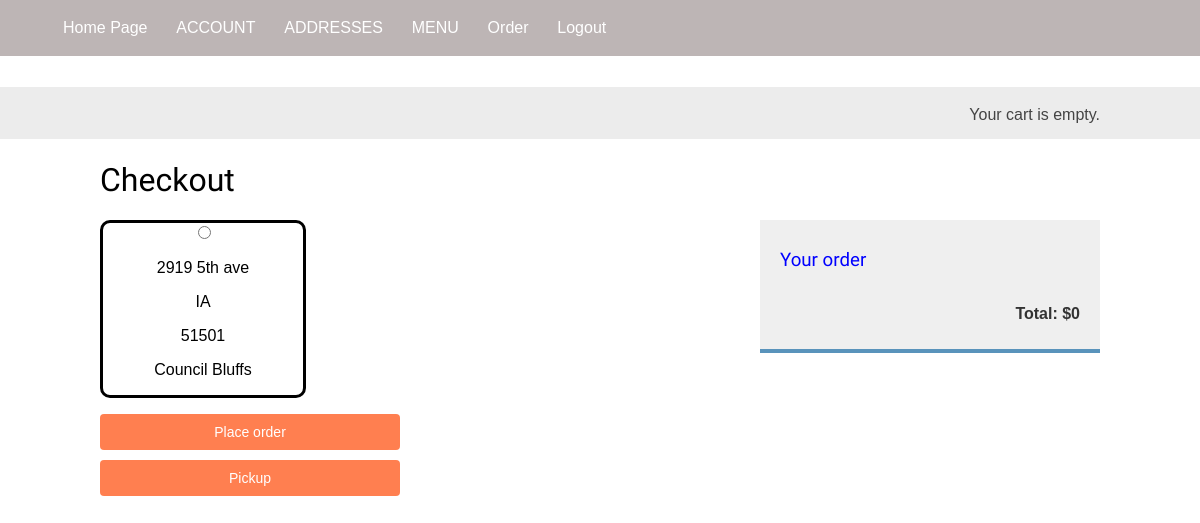
Screenshot of /orders/create/ (signed in) with the database file from the repository.
### chineseSpicyFlavor/models.py (models this page shows)
class Address(models.Model):
    user = models.ForeignKey(settings.AUTH_USER_MODEL,
                             on_delete=models.CASCADE,
                             null=True)
    streetNum = models.CharField(max_length=25)
    city = models.CharField(max_length=20)
    state = models.CharField(max_length=2)
    zipcode = models.CharField(max_length=5)

### orders/views.py (the view, shortened to what this page needs)
# urls.py: path('create/', views.create_order, name='create_order'),
def create_order(request):
    cart = Cart(request)
    if request.user.is_authenticated:
        addresses = Address.objects.filter(user_id=request.user)
        if request.method == 'POST':
            if 'place_order' in request.POST:
                myVar = request.POST.get("address")
                address = Address.objects.get(pk=myVar)
                new_order = Order.objects.create(
                    id=create_ref_number(),
                    profile_id=request.user.id,
                    delivery_pref='Delivery',
                    address_id=myVar
                )
                for item in cart:
                    OrderItem.objects.create(order=new_order,
                                             product=item['product'],
                                             price=item['price'],
                                             quantity=item['quantity'])
                cart.clear()
                request.session['user_order_id'] = new_order.id
                return redirect(reverse('payment:process'))
            elif 'pickup_order' in request.POST:
                print(request.user.id)
                new_order = Order.objects.create(
                    id=create_ref_number(),
                    profile_id=request.user.id,
                    delivery_pref='PICKUP',
                    address=None
                )
                for item in cart:
                    OrderItem.objects.create(order=new_order,
                                             product=item['product'],
                                             price=item['price'],
                                             quantity=item['quantity'])
                cart.clear()
                request.session['user_order_id'] = new_order.id
                return redirect(reverse('payment:process'))
        else:
            return render(request,
                          'orders/order/create.html',
                          {'cart': cart, 'addresses': addresses})

### cart/cart.py (called while the page is built)
    def __len__(self):
        return sum(item['quantity'] for item in self.cart.values())

    def get_total_price(self):
        return sum(Decimal(item['price']) * item['quantity'] for item in self.cart.values())

### cart/context_processors.py (called while the page is built)
def cart(request):
    return {'cart': Cart(request)}

### orders/templates/orders/order/create.html (shortened to what this page needs)
{% extends "shop/base.html" %}
{% block content %}
    <h1>Checkout</h1>
    <div class="order-info">
        <h3>Your order</h3>
        <p>Total: ${{ cart.get_total_price }}</p>
    </div>
    <form method="POST" class="post-form">
        {% for a in addresses %}
            <div class="addressListing">
                <input type="radio" id="address_{{ a.id }}" name="address" value="{{ a.id }}">
                <p>{{ a.streetNum }}</p>
                <p>{{ a.state }}</p>
                <p>{{ a.zipcode }}</p>
                <p>{{ a.city }}</p>
            </div>
        {% endfor %}
        {% if addresses.count > 0 %}
            <p><input type="submit" name="place_order" value="Place order"></p>
        {% endif %}
        <p><input type="submit" name="pickup_order" value="Pickup"></p>
    </form>
{% endblock %}

### chineseSpicyFlavor/static/css/base.css (style rules this page uses)
body { margin: 0; padding: 0; font-family: helvetica, sans-serif; }
h1, h2, h3, h4, h5, h6 { font-family: 'Ubuntu', sans-serif; font-weight: normal; }
a.button, input[type="submit"] { color: white; background: coral; border-radius: 4px; padding: 10px 20px; font-size: 14px; border: 0; }
form p label, form p input { float: left; clear: both; }
form p input { width: 300px; font-size: 13px; margin-bottom: 10px; padding: 10px 12px; border: 0; background: #efefef; color: #666; border-radius: 4px; }
.order-info { float: right; width: 300px; background: #efefef; padding: 10px 20px; color: #333; border-bottom: 4px solid #5993bb; }
.order-info h3 { color: blue; }
.order-info p { font-weight: bold; float: right; }
.addressListing { border-style: solid; border-radius: 10px; text-align: center; width: 200px; }

### rows the page displays
Address: streetNum "2919 5th ave", state "IA", zipcode "51501", city "Council Bluffs"

### other values shown
{{ cart.get_total_price }} "0"
